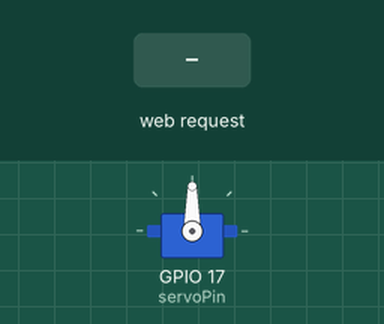
The sketch below on a simulated ESP32. On the bench: servo. Inputs (shaded band) come from the test bench. WiFi joins after 1.5 s; servers stay silent unless stated; what the sketch prints to the serial monitor is not drawn.

Above: at 2.7 s.
2.8 s: HTTP request GET /mover?angulo=1 received
At 3.2 s:
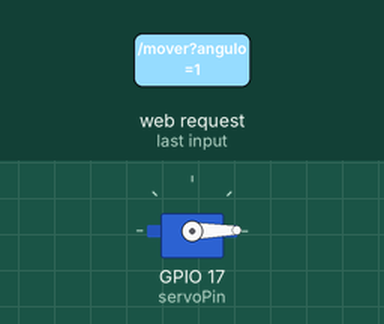
4.3 s: HTTP request GET /mover?angulo=120 received
At 5.6 s:
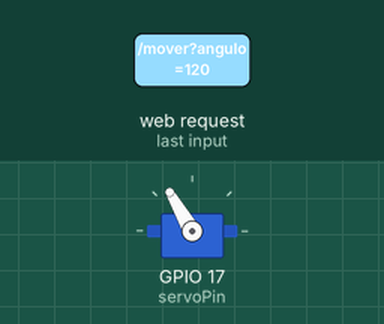
Timing chart, 0 to 7.3 s (numbered marks = the images above; inputs shaded):
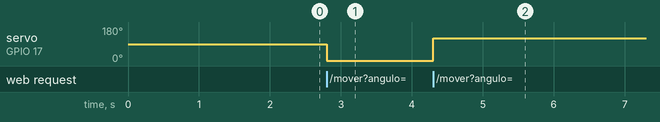

Measured:
- after the input at 2.8 s, servo on GPIO 17 (servoPin): 90° → 1° at once
- after the input at 4.3 s, servo on GPIO 17 (servoPin): 1° → 120° at once

The sketch:

Practica4.ino
```cpp
#include <WiFi.h>
#include <WebServer.h>
#include <Servo.h>

// Configuración WiFi
const char* ssid = "Dxxxx_de_xxxxx";  // Cambia esto por tu SSID
const char* password = "xxxxxxx";          // Cambia esto por tu contraseña

// Configuración del Servomotor
Servo servo;
const int servoPin = 17;  // Cambia este pin si usas otro
int angulo = 90;          // Ángulo inicial del servo

// Definir pulsos mínimos y máximos para el servo (en microsegundos)
const int pulsoMin = 500;   // Pulso mínimo (ajusta según las especificaciones de tu servo)
const int pulsoMax = 2500;  // Pulso máximo (ajusta según las especificaciones de tu servo)

// Crear el servidor web en el puerto 80
WebServer server(80);

// Función para manejar la página principal
void handleRoot() {
  String pagina = "<h1>Control de Servomotor</h1>"
                  "<form action='/mover'>"
                  "Ángulo (0-180): <input type='number' name='angulo' min='0' max='180' value='" + String(angulo) + "'>"
                  "<button type='submit'>Mover Servo</button>"
                  "</form>";
  server.send(200, "text/html", pagina);
}

// Función para manejar el movimiento del servo
void handleMover() {
  if (server.hasArg("angulo")) {
    angulo = server.arg("angulo").toInt();
    angulo = constrain(angulo, 0, 180); // Asegurar que el ángulo esté en el rango permitido
    servo.write(angulo);                // Mover el servo al ángulo especificado
    Serial.println("Ángulo ajustado a: " + String(angulo));
    String respuesta = "<h1>Servo movido</h1>"
                       "<p>El servo se movió a " + String(angulo) + " grados.</p>"
                       "<a href='/'>Volver</a>";
    server.send(200, "text/html", respuesta);
  } else {
    server.send(400, "text/html", "Parámetro 'angulo' faltante.");
  }
}

void setup() {
  Serial.begin(115200);

  // Conexión WiFi
  Serial.print("Conectando a WiFi");
  WiFi.begin(ssid, password);
  while (WiFi.status() != WL_CONNECTED) {
    delay(500);
    Serial.print(".");
  }
  Serial.println("\nConexión WiFi establecida");
  Serial.print("Dirección IP: ");
  Serial.println(WiFi.localIP());

  // Configurar el servo con pulsos mínimos y máximos
  servo.attach(servoPin, pulsoMin, pulsoMax);
  servo.write(angulo);  // Posicionar el servo en el ángulo inicial

  // Configuración del servidor
  server.on("/", handleRoot);          // Página principal
  server.on("/mover", handleMover);    // Mover el servo
  server.begin();
  Serial.println("Servidor web iniciado");
}

void loop() {
  server.handleClient(); // Manejar las solicitudes del cliente
}
```
